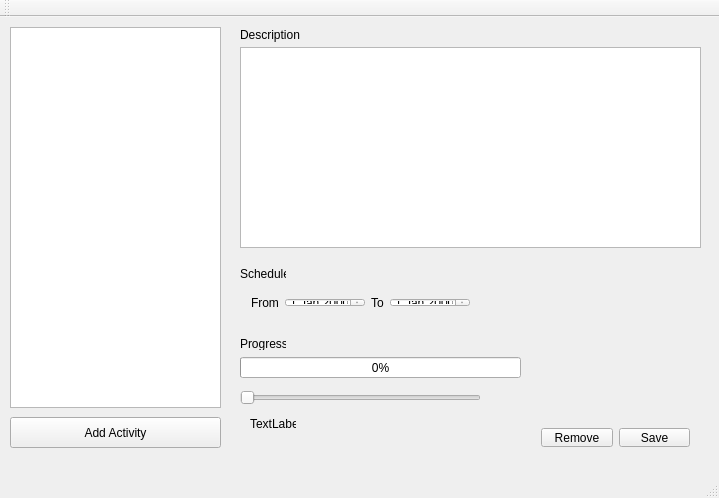
<?xml version="1.0" encoding="UTF-8"?>
<ui version="4.0">
 <class>MainWindow</class>
 <widget class="QMainWindow" name="MainWindow">
  <property name="geometry">
   <rect>
    <x>0</x>
    <y>0</y>
    <width>719</width>
    <height>498</height>
   </rect>
  </property>
  <property name="windowTitle">
   <string>MainWindow</string>
  </property>
  <widget class="QWidget" name="centralWidget">
   <widget class="QListView" name="activity_listView">
    <property name="geometry">
     <rect>
      <x>10</x>
      <y>10</y>
      <width>211</width>
      <height>381</height>
     </rect>
    </property>
   </widget>
   <widget class="QLabel" name="label_des">
    <property name="geometry">
     <rect>
      <x>240</x>
      <y>10</y>
      <width>61</width>
      <height>16</height>
     </rect>
    </property>
    <property name="text">
     <string>Description</string>
    </property>
   </widget>
   <widget class="QTextEdit" name="textEdit">
    <property name="geometry">
     <rect>
      <x>240</x>
      <y>30</y>
      <width>461</width>
      <height>201</height>
     </rect>
    </property>
   </widget>
   <widget class="QLabel" name="label_schedule">
    <property name="geometry">
     <rect>
      <x>240</x>
      <y>250</y>
      <width>46</width>
      <height>13</height>
     </rect>
    </property>
    <property name="text">
     <string>Schedule</string>
    </property>
   </widget>
   <widget class="QProgressBar" name="progressBar">
    <property name="geometry">
     <rect>
      <x>240</x>
      <y>340</y>
      <width>281</width>
      <height>21</height>
     </rect>
    </property>
    <property name="value">
     <number>0</number>
    </property>
   </widget>
   <widget class="QSlider" name="horizontalSlider">
    <property name="geometry">
     <rect>
      <x>240</x>
      <y>370</y>
      <width>241</width>
      <height>21</height>
     </rect>
    </property>
    <property name="maximum">
     <number>100</number>
    </property>
    <property name="orientation">
     <enum>Qt::Horizontal</enum>
    </property>
   </widget>
   <widget class="QLabel" name="label_pro">
    <property name="geometry">
     <rect>
      <x>240</x>
      <y>320</y>
      <width>46</width>
      <height>13</height>
     </rect>
    </property>
    <property name="text">
     <string>Progress</string>
    </property>
   </widget>
   <widget class="QPushButton" name="pushButton_addact">
    <property name="geometry">
     <rect>
      <x>10</x>
      <y>400</y>
      <width>211</width>
      <height>31</height>
     </rect>
    </property>
    <property name="text">
     <string>Add Activity</string>
    </property>
   </widget>
   <widget class="QWidget" name="layoutWidget">
    <property name="geometry">
     <rect>
      <x>240</x>
      <y>270</y>
      <width>241</width>
      <height>31</height>
     </rect>
    </property>
    <layout class="QHBoxLayout" name="horizontalLayout">
     <item>
      <widget class="QLabel" name="label_from">
       <property name="text">
        <string>From</string>
       </property>
      </widget>
     </item>
     <item>
      <widget class="QDateEdit" name="dateEdit_from"/>
     </item>
     <item>
      <widget class="QLabel" name="label_to">
       <property name="text">
        <string>To</string>
       </property>
      </widget>
     </item>
     <item>
      <widget class="QDateEdit" name="dateEdit_to"/>
     </item>
    </layout>
   </widget>
   <widget class="QWidget" name="layoutWidget">
    <property name="geometry">
     <rect>
      <x>530</x>
      <y>400</y>
      <width>171</width>
      <height>41</height>
     </rect>
    </property>
    <layout class="QHBoxLayout" name="horizontalLayout_2">
     <item>
      <widget class="QPushButton" name="pushButton_remove">
       <property name="text">
        <string>Remove</string>
       </property>
      </widget>
     </item>
     <item>
      <widget class="QPushButton" name="pushButton_save">
       <property name="text">
        <string>Save</string>
       </property>
      </widget>
     </item>
    </layout>
   </widget>
   <widget class="QLabel" name="label">
    <property name="geometry">
     <rect>
      <x>250</x>
      <y>400</y>
      <width>46</width>
      <height>13</height>
     </rect>
    </property>
    <property name="text">
     <string>TextLabel</string>
    </property>
   </widget>
   <widget class="QLabel" name="label_activityname">
    <property name="geometry">
     <rect>
      <x>560</x>
      <y>280</y>
      <width>131</width>
      <height>71</height>
     </rect>
    </property>
    <property name="font">
     <font>
      <pointsize>16</pointsize>
      <weight>75</weight>
      <bold>true</bold>
     </font>
    </property>
    <property name="text">
     <string/>
    </property>
   </widget>
  </widget>
  <widget class="QMenuBar" name="menuBar">
   <property name="geometry">
    <rect>
     <x>0</x>
     <y>0</y>
     <width>719</width>
     <height>21</height>
    </rect>
   </property>
  </widget>
  <widget class="QToolBar" name="mainToolBar">
   <attribute name="toolBarArea">
    <enum>TopToolBarArea</enum>
   </attribute>
   <attribute name="toolBarBreak">
    <bool>false</bool>
   </attribute>
  </widget>
  <widget class="QStatusBar" name="statusBar"/>
 </widget>
 <layoutdefault spacing="6" margin="11"/>
 <resources/>
 <connections>
  <connection>
   <sender>horizontalSlider</sender>
   <signal>valueChanged(int)</signal>
   <receiver>progressBar</receiver>
   <slot>setValue(int)</slot>
   <hints>
    <hint type="sourcelabel">
     <x>328</x>
     <y>408</y>
    </hint>
    <hint type="destinationlabel">
     <x>329</x>
     <y>392</y>
    </hint>
   </hints>
  </connection>
 </connections>
</ui>
